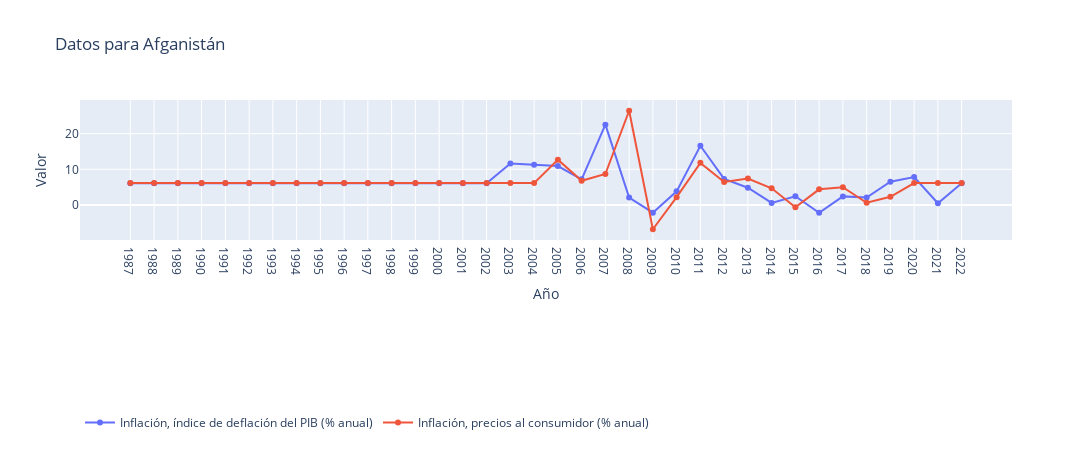
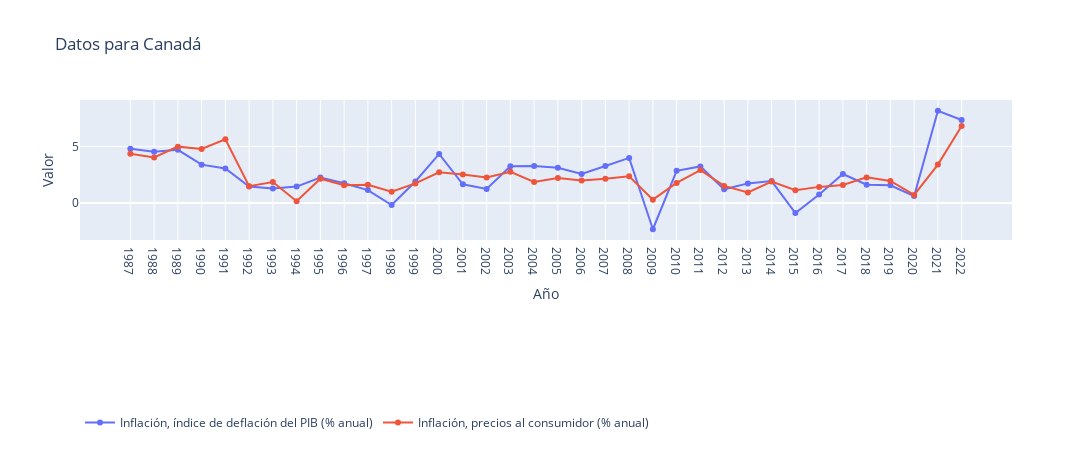
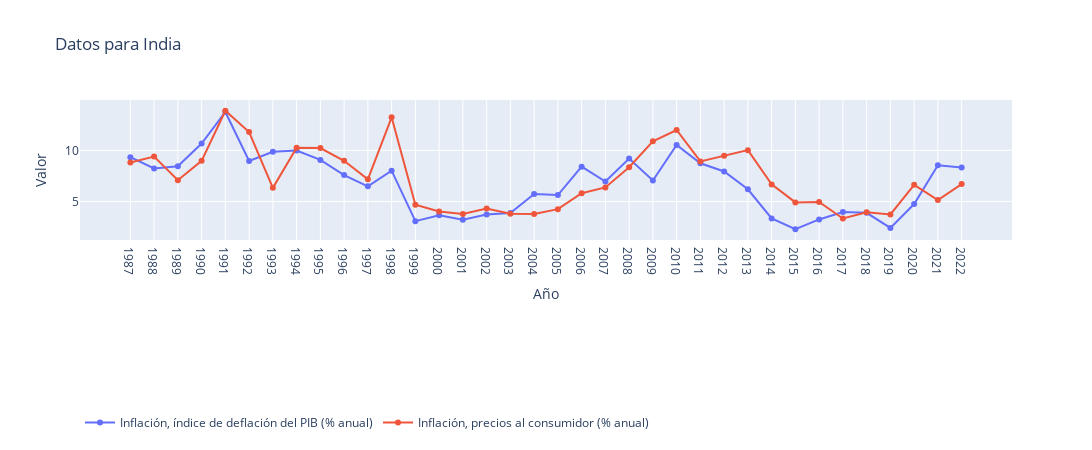
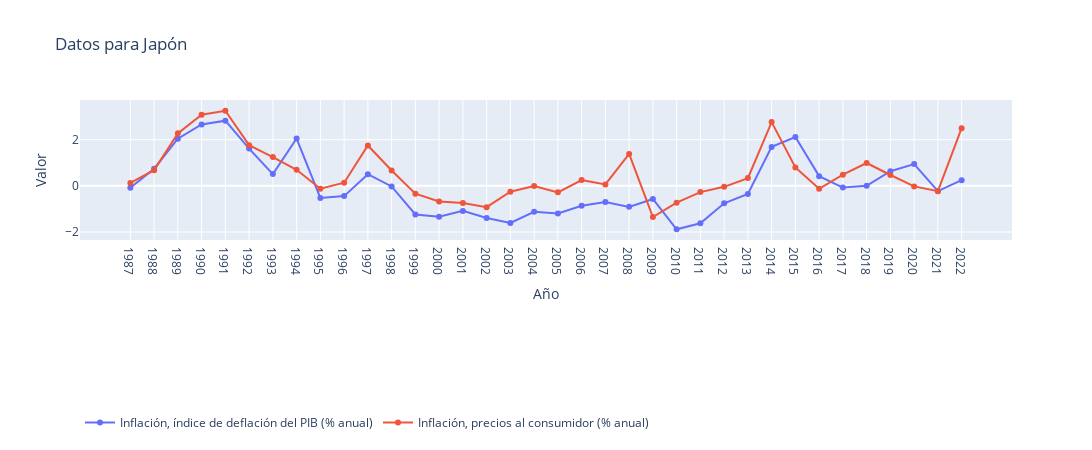

Notebook code for these charts, in order:
### Markdown cell above
## Observemos la distribución de los factores por cada país a continuación

### Code cell
# Obtener los factores únicos por país
factores_por_pais = df_filled.groupby(['país'])['factor_(serie)'].unique().apply(list).to_dict()

# Crear una lista con los nombres de los países en el DataFrame
paises = df_filled['país'].unique().tolist()

# Crear un widget de menú desplegable (dropdown) para seleccionar un país
dropdown_paises = widgets.Dropdown(
    options=paises,
    description='Seleccionar país:'
)

# Función para graficar los datos por país seleccionado
def graficar_datos_por_pais(pais):
    
    datos_pais = df_filled[df_filled['país'] == pais]

    fig = go.Figure()
    
    for factor in factores_por_pais[pais]:
        datos_factor = datos_pais[datos_pais['factor_(serie)'] == factor]
        fig.add_trace(go.Scatter(x=datos_factor['Año'], y=datos_factor['Valor'], mode='lines+markers', name=factor))
    
    fig.update_layout(
        title=f'Datos para {pais}',
        xaxis_title='Año',
        yaxis_title='Valor',
        legend=dict(x=0, y=-1.2, orientation='h'),
        height=450,
        width=1200
    )
    fig.show()

# Mostrar un widget vacío para eliminar el gráfico por defecto
display(widgets.Output())

# Interactividad: enlazar el widget de menú desplegable a la función de graficado
widgets.interactive(graficar_datos_por_pais, pais=dropdown_paises)

### Figure 1 — Plotly figure (JSON) as saved in the notebook; plotly's stock layout.template omitted (floating-point values rounded to 4 significant figures)
{"data": [{"mode": "lines+markers", "name": "Inflación, índice de deflación del PIB (% anual)", "type": "scatter", "x": ["1987", "1988", "1989", "1990", "1991", "1992", "1993", "1994", "1995", "1996", "1997", "1998", "1999", "2000", "2001", "2002", "2003", "2004", "2005", "2006", "2007", "2008", "2009", "2010", "2011", "2012", "2013", "2014", "2015", "2016", "2017", "2018", "2019", "2020", "2021", "2022"], "y": [6.113, 6.113, 6.113, 6.113, 6.113, 6.113, 6.113, 6.113, 6.113, 6.113, 6.113, 6.113, 6.113, 6.113, 6.113, 6.113, 11.66, 11.27, 10.91, 7.2, 22.53, 2.096, -2.163, 3.815, 16.59, 7.302, 4.823, 0.5669, 2.448, -2.197, 2.404, 2.071, 6.521, 7.822, 0.4774, 6.113]}, {"mode": "lines+markers", "name": "Inflación, precios al consumidor (% anual)", "type": "scatter", "x": ["1987", "1988", "1989", "1990", "1991", "1992", "1993", "1994", "1995", "1996", "1997", "1998", "1999", "2000", "2001", "2002", "2003", "2004", "2005", "2006", "2007", "2008", "2009", "2010", "2011", "2012", "2013", "2014", "2015", "2016", "2017", "2018", "2019", "2020", "2021", "2022"], "y": [6.125, 6.125, 6.125, 6.125, 6.125, 6.125, 6.125, 6.125, 6.125, 6.125, 6.125, 6.125, 6.125, 6.125, 6.125, 6.125, 6.125, 6.125, 12.69, 6.785, 8.681, 26.42, -6.811, 2.179, 11.8, 6.441, 7.386, 4.674, -0.6617, 4.384, 4.976, 0.6261, 2.302, 6.125, 6.125, 6.125]}], "layout": {"height": 450, "legend": {"orientation": "h", "x": 0, "y": -1.2}, "title": {"text": "Datos para Afganistán"}, "width": 1200, "xaxis": {"title": {"text": "Año"}}, "yaxis": {"title": {"text": "Valor"}}}}

### Figure 2 — Plotly figure (JSON) as saved in the notebook; plotly's stock layout.template omitted (floating-point values rounded to 4 significant figures)
{"data": [{"mode": "lines+markers", "name": "Inflación, índice de deflación del PIB (% anual)", "type": "scatter", "x": ["1987", "1988", "1989", "1990", "1991", "1992", "1993", "1994", "1995", "1996", "1997", "1998", "1999", "2000", "2001", "2002", "2003", "2004", "2005", "2006", "2007", "2008", "2009", "2010", "2011", "2012", "2013", "2014", "2015", "2016", "2017", "2018", "2019", "2020", "2021", "2022"], "y": [4.791, 4.541, 4.702, 3.392, 3.051, 1.461, 1.286, 1.455, 2.252, 1.745, 1.144, -0.1794, 1.903, 4.335, 1.659, 1.239, 3.255, 3.266, 3.123, 2.574, 3.278, 3.987, -2.314, 2.849, 3.236, 1.213, 1.737, 1.945, -0.8767, 0.754, 2.565, 1.617, 1.566, 0.6155, 8.153, 7.333]}, {"mode": "lines+markers", "name": "Inflación, precios al consumidor (% anual)", "type": "scatter", "x": ["1987", "1988", "1989", "1990", "1991", "1992", "1993", "1994", "1995", "1996", "1997", "1998", "1999", "2000", "2001", "2002", "2003", "2004", "2005", "2006", "2007", "2008", "2009", "2010", "2011", "2012", "2013", "2014", "2015", "2016", "2017", "2018", "2019", "2020", "2021", "2022"], "y": [4.356, 4.028, 4.984, 4.78, 5.626, 1.49, 1.865, 0.1656, 2.149, 1.571, 1.621, 0.9959, 1.735, 2.719, 2.525, 2.258, 2.759, 1.857, 2.214, 2.002, 2.138, 2.37, 0.2995, 1.777, 2.912, 1.516, 0.9383, 1.907, 1.125, 1.429, 1.597, 2.268, 1.949, 0.717, 3.395, 6.803]}], "layout": {"height": 450, "legend": {"orientation": "h", "x": 0, "y": -1.2}, "title": {"text": "Datos para Canadá"}, "width": 1200, "xaxis": {"title": {"text": "Año"}}, "yaxis": {"title": {"text": "Valor"}}}}

### Figure 3 — Plotly figure (JSON) as saved in the notebook; plotly's stock layout.template omitted (floating-point values rounded to 4 significant figures)
{"data": [{"mode": "lines+markers", "name": "Inflación, índice de deflación del PIB (% anual)", "type": "scatter", "x": ["1987", "1988", "1989", "1990", "1991", "1992", "1993", "1994", "1995", "1996", "1997", "1998", "1999", "2000", "2001", "2002", "2003", "2004", "2005", "2006", "2007", "2008", "2009", "2010", "2011", "2012", "2013", "2014", "2015", "2016", "2017", "2018", "2019", "2020", "2021", "2022"], "y": [9.328, 8.232, 8.437, 10.67, 13.75, 8.965, 9.862, 9.98, 9.063, 7.575, 6.476, 8.01, 3.068, 3.645, 3.216, 3.716, 3.868, 5.725, 5.622, 8.401, 6.944, 9.194, 7.04, 10.53, 8.734, 7.934, 6.186, 3.332, 2.28, 3.238, 3.969, 3.884, 2.405, 4.747, 8.539, 8.318]}, {"mode": "lines+markers", "name": "Inflación, precios al consumidor (% anual)", "type": "scatter", "x": ["1987", "1988", "1989", "1990", "1991", "1992", "1993", "1994", "1995", "1996", "1997", "1998", "1999", "2000", "2001", "2002", "2003", "2004", "2005", "2006", "2007", "2008", "2009", "2010", "2011", "2012", "2013", "2014", "2015", "2016", "2017", "2018", "2019", "2020", "2021", "2022"], "y": [8.801, 9.383, 7.074, 8.971, 13.87, 11.79, 6.327, 10.25, 10.22, 8.977, 7.164, 13.23, 4.67, 4.009, 3.779, 4.297, 3.806, 3.767, 4.246, 5.796, 6.373, 8.349, 10.88, 11.99, 8.912, 9.479, 10.02, 6.666, 4.907, 4.948, 3.328, 3.939, 3.729, 6.623, 5.131, 6.699]}], "layout": {"height": 450, "legend": {"orientation": "h", "x": 0, "y": -1.2}, "title": {"text": "Datos para India"}, "width": 1200, "xaxis": {"title": {"text": "Año"}}, "yaxis": {"title": {"text": "Valor"}}}}

### Figure 4 — Plotly figure (JSON) as saved in the notebook; plotly's stock layout.template omitted (floating-point values rounded to 4 significant figures)
{"data": [{"mode": "lines+markers", "name": "Inflación, índice de deflación del PIB (% anual)", "type": "scatter", "x": ["1987", "1988", "1989", "1990", "1991", "1992", "1993", "1994", "1995", "1996", "1997", "1998", "1999", "2000", "2001", "2002", "2003", "2004", "2005", "2006", "2007", "2008", "2009", "2010", "2011", "2012", "2013", "2014", "2015", "2016", "2017", "2018", "2019", "2020", "2021", "2022"], "y": [-0.0798, 0.7417, 2.043, 2.656, 2.823, 1.614, 0.5091, 2.049, -0.5235, -0.4458, 0.5045, -0.0267, -1.241, -1.336, -1.085, -1.391, -1.608, -1.125, -1.194, -0.862, -0.7052, -0.9115, -0.5696, -1.881, -1.622, -0.7561, -0.3544, 1.686, 2.111, 0.4199, -0.0743, -0.0002, 0.6348, 0.9442, -0.2275, 0.2445]}, {"mode": "lines+markers", "name": "Inflación, precios al consumidor (% anual)", "type": "scatter", "x": ["1987", "1988", "1989", "1990", "1991", "1992", "1993", "1994", "1995", "1996", "1997", "1998", "1999", "2000", "2001", "2002", "2003", "2004", "2005", "2006", "2007", "2008", "2009", "2010", "2011", "2012", "2013", "2014", "2015", "2016", "2017", "2018", "2019", "2020", "2021", "2022"], "y": [0.1262, 0.6786, 2.272, 3.079, 3.251, 1.76, 1.243, 0.6955, -0.1279, 0.1366, 1.748, 0.662, -0.3413, -0.6766, -0.7401, -0.9235, -0.2565, -0.0086, -0.2829, 0.2494, 0.06, 1.38, -1.353, -0.7282, -0.2725, -0.0441, 0.335, 2.759, 0.7953, -0.1273, 0.4842, 0.9891, 0.4688, -0.025, -0.2334, 2.498]}], "layout": {"height": 450, "legend": {"orientation": "h", "x": 0, "y": -1.2}, "title": {"text": "Datos para Japón"}, "width": 1200, "xaxis": {"title": {"text": "Año"}}, "yaxis": {"title": {"text": "Valor"}}}}
